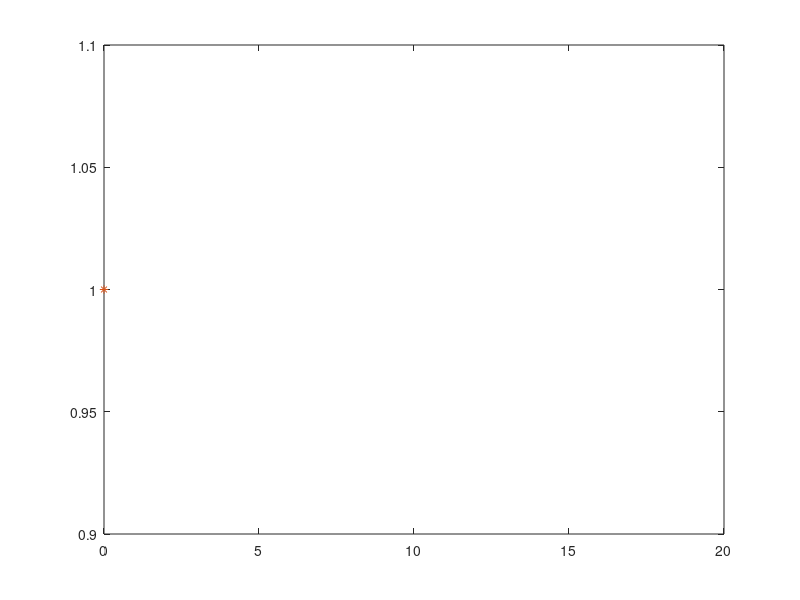

The MATLAB script that drew this image:
N = input('Number of successes= ')
n = input('n= ')
p = input('p= ')

clear x
clear y

for i=1:n

  for j=1:N
    x(j) = 0;

    while rand >= p

      x(j) = x(j)+1

    endwhile

  endfor

  y(i)=sum(x);

endfor

k=0:20;

p_k = nbinpdf(k, N, p);

u_y = unique(y);

n_y = hist(y, length(u_y));

freq=n_y/n;

clf

plot(k, p_k, 'o', u_y, freq, '*');
